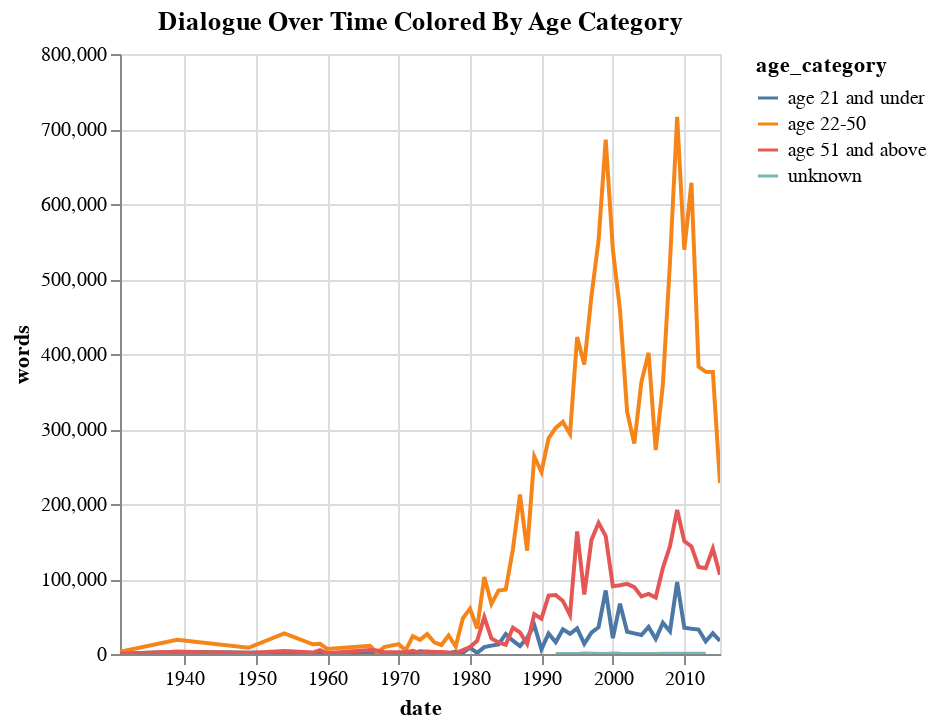

Notebook code for this chart:
### Code cell
alt.Chart(gaw).mark_line().encode(
    x='date:T',
    y='words',
    color='age_category',
    tooltip=['date', 'words','age_category']
).interactive().properties(
    title='Dialogue Over Time Colored By Age Category'
)

### Figure 1 — Vega-Lite specification as saved in the notebook (floating-point values rounded to 4 significant figures; data arrays with more than 128 entries replaced by an {"elided": "..."} marker saying what was removed)
{"$schema": "https://vega.github.io/schema/vega-lite/v5.16.3.json", "config": {"view": {"continuousHeight": 300, "continuousWidth": 300}}, "data": {"name": "data-f1963ee60cad43eafee7cf5b80b378a6"}, "datasets": {"data-f1963ee60cad43eafee7cf5b80b378a6": {"elided": "168 records"}}, "encoding": {"color": {"field": "age_category", "type": "nominal"}, "tooltip": [{"field": "date", "type": "temporal"}, {"field": "words", "type": "quantitative"}, {"field": "age_category", "type": "nominal"}], "x": {"field": "date", "type": "temporal"}, "y": {"field": "words", "type": "quantitative"}}, "mark": {"type": "line"}, "params": [{"bind": "scales", "name": "param_29", "select": {"encodings": ["x", "y"], "type": "interval"}}], "title": "Dialogue Over Time Colored By Age Category"}
